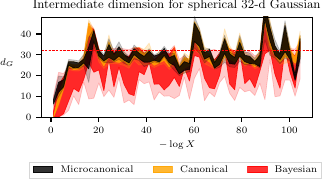

Generate this figure with Python:
import numpy as np
import matplotlib.pyplot as plt
from aeons.utils import *
from aeons.regress import *
from aeons.endpoint import *
from aeons.plotting import *
from aeons.beta import *
figsettings()

name, samples = get_samples('gauss_32')
iterations_grad, *d_Gs_grad = read_from_txt(f'{data_dir}/d_Gs/grad/{name}.txt')
iterations_logL, *d_Gs_logL = read_from_txt(f'{data_dir}/d_Gs/logL/{name}.txt')
iterations_post, *d_Gs_post = read_from_txt(f'{data_dir}/d_Gs/post/{name}.txt')
d_Gs_grad, d_Gs_logL, d_Gs_post = np.array(d_Gs_grad), np.array(d_Gs_logL), np.array(d_Gs_post)
logXs_grad = samples.logX().iloc[iterations_grad]
logXs_logL = samples.logX().iloc[iterations_logL]
logXs_post = samples.logX().iloc[iterations_post]

fig, ax = plt.subplots(figsize=(3.5, 1.3))
plot_quantiles(-logXs_post, d_Gs_post, samples.d_G(), ylim=(0, 1.5), ax=ax, color='red', label='Bayesian')
plot_quantiles(-logXs_logL, d_Gs_logL, samples.d_G(), ylim=(0, 1.5), ax=ax, color='orange', label='Canonical')
plot_quantiles(-logXs_grad, d_Gs_grad, samples.d_G(), ylim=(0, 1.5), ax=ax, color='black', label='Microcanonical')
handles, labels = ax.get_legend_handles_labels()
ax.legend(handles[::-1], labels[::-1], ncol=3, bbox_to_anchor=(1.05, -0.4))
ax.set_xlabel(r'$-\log X$')
ax.set_ylabel(r'$d_G$', rotation=0, labelpad=10)
ax.set_title('Intermediate dimension for spherical 32-d Gaussian')
fig.savefig('d_G_spherical.pdf', bbox_inches='tight', pad_inches=0)
